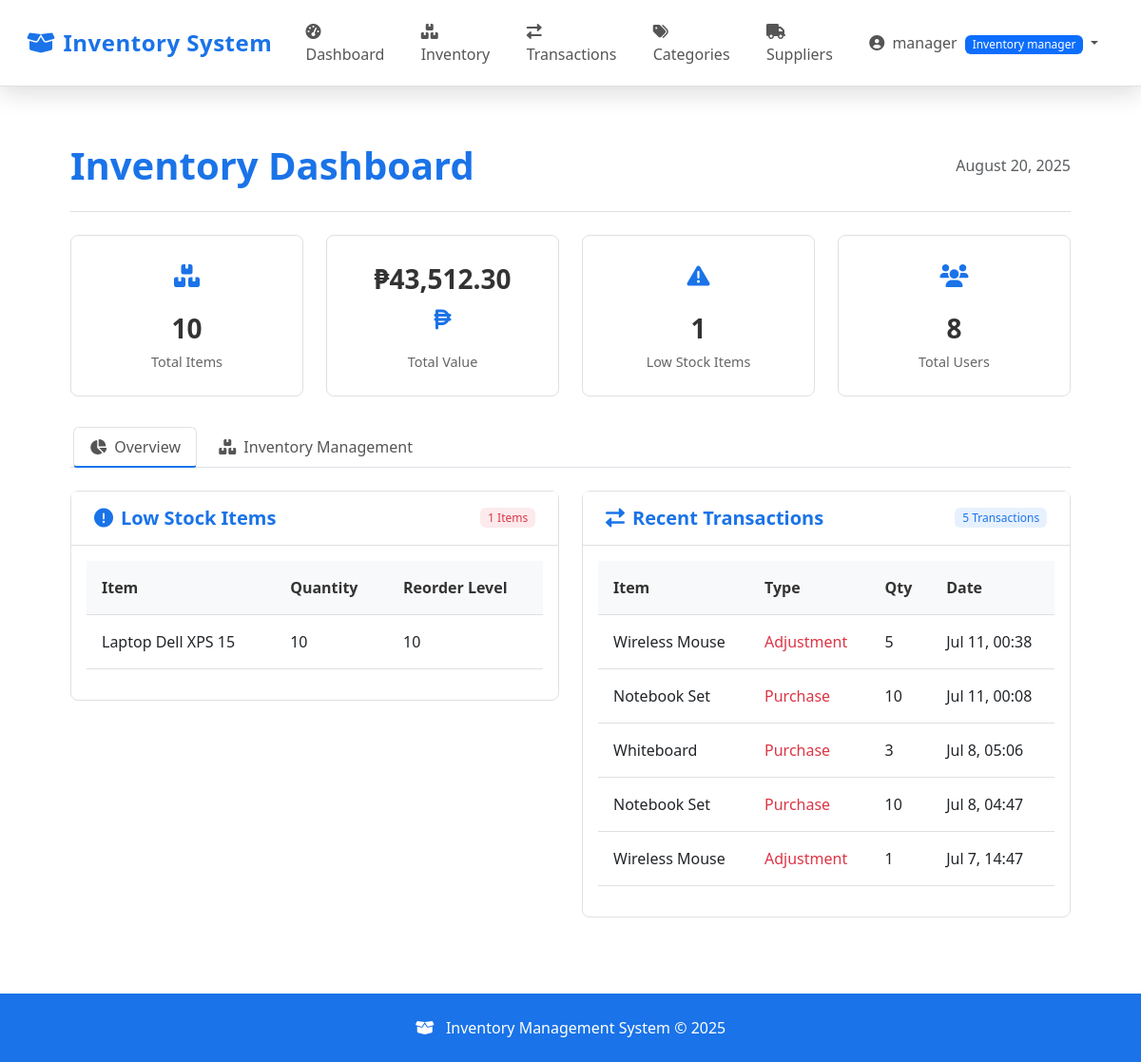
Screenshot of /admin/items.php (signed in) with the database file from the repository.
### tables this page shows
CREATE TABLE `users` (
  `id` int(11) NOT NULL,
  `username` varchar(50) NOT NULL,
  `password` varchar(255) NOT NULL,
  `email` varchar(100) NOT NULL,
  `role` enum('admin','inventory_manager','staff') NOT NULL DEFAULT 'staff',
  `is_active` tinyint(1) DEFAULT 1,
  `created_at` timestamp NOT NULL DEFAULT current_timestamp(),
  `updated_at` timestamp NOT NULL DEFAULT current_timestamp() ON UPDATE current_timestamp()
);

CREATE TABLE `inventory_items` (
  `id` int(11) NOT NULL,
  `name` varchar(255) NOT NULL,
  `description` text DEFAULT NULL,
  `category_id` int(11) NOT NULL,
  `supplier_id` int(11) DEFAULT NULL,
  `quantity` int(11) NOT NULL DEFAULT 0,
  `price` decimal(10,2) NOT NULL,
  `reorder_level` int(11) DEFAULT 10,
  `location` varchar(100) DEFAULT NULL,
  `barcode` varchar(50) DEFAULT NULL,
  `created_at` timestamp NOT NULL DEFAULT current_timestamp(),
  `updated_at` timestamp NOT NULL DEFAULT current_timestamp() ON UPDATE current_timestamp()
);

CREATE TABLE `inventory_transactions` (
  `id` int(11) NOT NULL,
  `item_id` int(11) NOT NULL,
  `user_id` int(11) NOT NULL,
  `transaction_type` enum('purchase','sale','adjustment','transfer') NOT NULL,
  `quantity` int(11) NOT NULL,
  `notes` text DEFAULT NULL,
  `reference_number` varchar(50) DEFAULT NULL,
  `created_at` timestamp NOT NULL DEFAULT current_timestamp()
);

### includes/auth.php (called while the page is built, shortened)
<?php
function isLoggedIn() {
    return isset($_SESSION['user_id']);
}
function hasPermission($permissionName) {
    $conn = getDBConnection();
    $userId = $_SESSION['user_id'];
    $stmt = $conn->prepare("SELECT p.name FROM user_permissions up
                           JOIN permissions p ON up.permission_id = p.id
                           WHERE up.user_id = ? AND p.name = ?");
    $stmt->bind_param("is", $userId, $permissionName);
    $stmt->execute();
    $result = $stmt->get_result();
    if ($result->num_rows > 0) {
        return true;
    }
    $stmt = $conn->prepare("SELECT p.name FROM users u
                           JOIN role_permissions rp ON u.role = rp.role
                           JOIN permissions p ON rp.permission_id = p.id
                           WHERE u.id = ? AND p.name = ?");
    $stmt->bind_param("is", $userId, $permissionName);
    $stmt->execute();
    $result = $stmt->get_result();
    $hasPermission = $result->num_rows > 0;
    return $hasPermission;
}
function getCurrentUserRole() {
    $conn = getDBConnection();
    $stmt = $conn->prepare("SELECT role FROM users WHERE id = ?");
    $stmt->bind_param("i", $_SESSION['user_id']);
    $stmt->execute();
    $result = $stmt->get_result();
    $role = $result->fetch_assoc()['role'];
    return $role;
}

### includes/functions.php (called while the page is built, shortened)
<?php
require_once __DIR__ . '/auth.php';
function getDashboardLink() {
    $role = getCurrentUserRole();
    switch ($role) {
        case 'inventory_manager':
            return BASE_URL . '/manager/dashboard.php';
    }
}

### includes/inventory_functions.php (called while the page is built, shortened)
<?php
require_once __DIR__ . '/functions.php';
function getLowStockItems($threshold = null) {
    $conn = getDBConnection();
    if ($threshold === null) {
        $sql = "SELECT i.*, c.name as category_name
                FROM inventory_items i
                LEFT JOIN categories c ON i.category_id = c.id
                WHERE i.quantity <= i.reorder_level
                ORDER BY i.quantity ASC";
        $stmt = $conn->prepare($sql);
    }
    $stmt->execute();
    $result = $stmt->get_result();
    $items = [];
    while ($row = $result->fetch_assoc()) {
        $items[] = $row;
    }
    return $items;
}
?>

### admin/items.php (the view, shortened to what this page needs)
<?php
require_once __DIR__ . '/../includes/auth.php';
require_once __DIR__ . '/../includes/inventory_functions.php';
$conn = getDBConnection();
$stats = [
    'total_items' => $conn->query("SELECT COUNT(*) as count FROM inventory_items")->fetch_assoc()['count'],
    'total_value' => $conn->query("SELECT SUM(quantity * price) as total FROM inventory_items")->fetch_assoc()['total'],
    'low_stock' => $conn->query("SELECT COUNT(*) as count FROM inventory_items WHERE quantity <= reorder_level")->fetch_assoc()['count'],
    'total_users' => $conn->query("SELECT COUNT(*) as count FROM users")->fetch_assoc()['count'],
    'recent_transactions' => $conn->query("SELECT t.*, i.name as item_name, u.username as user_name
                                          FROM inventory_transactions t
                                          JOIN inventory_items i ON t.item_id = i.id
                                          JOIN users u ON t.user_id = u.id
                                          ORDER BY t.created_at DESC LIMIT 5")->fetch_all(MYSQLI_ASSOC)
];
$lowStockItems = getLowStockItems();
?>
<?php include __DIR__ . '/../includes/header.php'; ?>
<div class="dashboard-container">
    <div class="dashboard-header">
        <div class="d-flex justify-content-between align-items-center">
            <h1 class="dashboard-title">Inventory Dashboard</h1>
            <div class="text-muted">
                <?php echo date('F j, Y'); ?>
            </div>
        </div>
    </div>
    <div class="stats-grid">
        <div class="stat-card">
            <div class="stat-icon">
                <i class="fas fa-boxes"></i>
            </div>
            <div class="stat-value"><?php echo $stats['total_items']; ?></div>
            <div class="stat-label">Total Items</div>
        </div>
        <div class="stat-card">
            <div class="stat-value">₱<?php echo number_format($stats['total_value'], 2); ?></div>
            <div class="stat-icon">
                <i class="fas fa-peso-sign"></i>
            </div>
            <div class="stat-label">Total Value</div>
        </div>
        <div class="stat-card">
            <div class="stat-icon">
                <i class="fas fa-exclamation-triangle"></i>
            </div>
            <div class="stat-value"><?php echo $stats['low_stock']; ?></div>
            <div class="stat-label">Low Stock Items</div>
        </div>
        <div class="stat-card">
            <div class="stat-icon">
                <i class="fas fa-users"></i>
            </div>
            <div class="stat-value"><?php echo $stats['total_users']; ?></div>
            <div class="stat-label">Total Users</div>
        </div>
    </div>
    <ul class="nav nav-tabs" id="inventoryTabs" role="tablist">
        <li class="nav-item" role="presentation">
            <button class="nav-link active" id="overview-tab" data-bs-toggle="tab" data-bs-target="#overview" type="button" role="tab">
                <i class="fas fa-chart-pie me-2"></i>Overview
            </button>
        </li>
        <li class="nav-item" role="presentation">
            <button class="nav-link" id="management-tab" data-bs-toggle="tab" data-bs-target="#management" type="button" role="tab">
                <i class="fas fa-boxes me-2"></i>Inventory Management
            </button>
        </li>
    </ul>
    <div class="tab-content" id="inventoryTabsContent">
        <div class="tab-pane fade show active" id="overview" role="tabpanel">
            <div class="row">
                <div class="col-md-6">
                    <div class="card">
                        <div class="card-header">
                            <div class="d-flex justify-content-between align-items-center">
                                <h5><i class="fas fa-exclamation-circle me-2"></i>Low Stock Items</h5>
                                <span class="badge badge-danger"><?php echo count($lowStockItems); ?> Items</span>
                            </div>
                        </div>
                        <div class="card-body">
                            <?php if (!empty($lowStockItems)): ?>
                                <div class="table-responsive">
                                    <table class="table">
                                        <thead>
                                            <tr>
                                                <th>Item</th>
                                                <th>Quantity</th>
                                                <th>Reorder Level</th>
                                            </tr>
                                        </thead>
                                        <tbody>
                                            <?php foreach ($lowStockItems as $item): ?>
                                                <tr>
                                                    <td><?php echo htmlspecialchars($item['name']); ?></td>
                                                    <td><?php echo $item['quantity']; ?></td>
                                                    <td><?php echo $item['reorder_level']; ?></td>
                                                </tr>
                                            <?php endforeach; ?>
                                        </tbody>
                                    </table>
                                </div>
                            <?php else: ?>
                                <div class="alert alert-success">
                                    <i class="fas fa-check-circle me-2"></i> No low stock items
                                </div>
                            <?php endif; ?>
                        </div>
                    </div>
                </div>
                <div class="col-md-6">
                    <div class="card">
                        <div class="card-header">
                            <div class="d-flex justify-content-between align-items-center">
                                <h5><i class="fas fa-exchange-alt me-2"></i>Recent Transactions</h5>
                                <span class="badge badge-primary"><?php echo count($stats['recent_transactions']); ?> Transactions</span>
                            </div>
                        </div>
                        <div class="card-body">
                            <?php if (!empty($stats['recent_transactions'])): ?>
                                <div class="table-responsive">
                                    <table class="table">
                                        <thead>
                                            <tr>
                                                <th>Item</th>
                                                <th>Type</th>
                                                <th>Qty</th>
                                                <th>Date</th>
                                            </tr>
                                        </thead>
                                        <tbody>
                                            <?php foreach ($stats['recent_transactions'] as $txn): ?>
                                                <tr>
                                                    <td><?php echo htmlspecialchars($txn['item_name']); ?></td>
                                                    <td>
                                                        <span style="color: <?php echo $txn['transaction_type'] === 'in' ? '#28a745' : '#dc3545'; ?>">
                                                            <?php echo ucfirst($txn['transaction_type']); ?>
                                                        </span>
                                                    </td>
                                                    <td><?php echo $txn['quantity']; ?></td>
                                                    <td><?php echo date('M j, H:i', strtotime($txn['created_at'])); ?></td>
                                                </tr>
                                            <?php endforeach; ?>
                                        </tbody>
                                    </table>
                                </div>
                            <?php else: ?>
                                <div class="alert alert-info">
                                    <i class="fas fa-info-circle me-2"></i> No recent transactions
                                </div>
                            <?php endif; ?>
                        </div>
                    </div>
                </div>
            </div>
        </div>
    </div>
</div>
<?php include __DIR__ . '/../includes/footer.php'; ?>

### includes/header.php (shortened to what this page needs)
<?php
require_once __DIR__ . '/auth.php';
require_once __DIR__ . '/functions.php';
function getBasePath() {
    $role = getCurrentUserRole();
    return BASE_URL . '/' . ($role === 'admin' ? 'admin' : ($role === 'inventory_manager' ? 'manager' : 'staff'));
}
$basePath = getBasePath();
?>
<!DOCTYPE html>
<html lang="en">
<head>
    <link href="https://cdn.jsdelivr.net/npm/bootstrap@5.3.0/dist/css/bootstrap.min.css" rel="stylesheet">
    <link rel="stylesheet" href="https://cdnjs.cloudflare.com/ajax/libs/font-awesome/6.0.0/css/all.min.css">
</head>
<body>
    <nav class="navbar navbar-expand-lg navbar-light">
        <div class="container-fluid">
            <a class="navbar-brand" href="<?= BASE_URL ?>/index.php">
                <i class="fas fa-box-open me-2"></i>Inventory System
            </a>
            <div class="collapse navbar-collapse" id="navbarNav">
                <ul class="navbar-nav me-auto">
                    <?php if (isLoggedIn()): ?>
                        <li class="nav-item">
                            <a class="nav-link" href="<?= getDashboardLink() ?>">
                                <i class="fas fa-tachometer-alt me-1"></i> Dashboard
                            </a>
                        </li>
                        <?php if (hasPermission('view_inventory')): ?>
                            <li class="nav-item">
                                <a class="nav-link" href="<?= $basePath ?>/items.php">
                                    <i class="fas fa-boxes me-1"></i> Inventory
                                </a>
                            </li>
                        <?php endif; ?>
                        <?php if (hasPermission('view_transactions')): ?>
                            <li class="nav-item">
                                <a class="nav-link" href="<?= $basePath ?>/transactions.php">
                                    <i class="fas fa-exchange-alt me-1"></i> Transactions
                                </a>
                            </li>
                        <?php endif; ?>
                        <?php if (hasPermission('manage_categories')): ?>
                            <li class="nav-item">
                                <a class="nav-link" href="<?= $basePath ?>/categories.php">
                                    <i class="fas fa-tags me-1"></i> Categories
                                </a>
                            </li>
                        <?php endif; ?>
                        <?php if (hasPermission('manage_suppliers')): ?>
                            <li class="nav-item">
                                <a class="nav-link" href="<?= $basePath ?>/suppliers.php">
                                    <i class="fas fa-truck me-1"></i> Suppliers
                                </a>
                            </li>
                        <?php endif; ?>
                    <?php endif; ?>
                </ul>
                <ul class="navbar-nav">
                    <?php if (isLoggedIn()): ?>
                        <li class="nav-item dropdown">
                            <a class="nav-link dropdown-toggle" href="#" id="navbarDropdown" role="button" data-bs-toggle="dropdown">
                                <i class="fas fa-user-circle me-1"></i>
                                <?php echo htmlspecialchars($_SESSION['username']); ?>
                                <span class="badge bg-primary text-white ms-1"><?php echo ucfirst(str_replace('_', ' ', getCurrentUserRole())); ?></span>
                            </a>
                        </li>
                    <?php endif; ?>
                </ul>
            </div>
        </div>
    </nav>
    <div class="container mt-4">
</body>
</html>

### rows the page displays
users: role "Inventory manager"
inventory_items: name "Laptop Dell XPS 15", quantity "10", reorder_level "10"
inventory_transactions: item.name "Wireless Mouse", transaction_type "Adjustment", quantity "5", created_at "Jul 11, 00:38"
inventory_transactions: item.name "Notebook Set", transaction_type "Purchase", quantity "10", created_at "Jul 11, 00:08"
inventory_transactions: item.name "Whiteboard", transaction_type "Purchase", quantity "3", created_at "Jul 8, 05:06"
inventory_transactions: item.name "Notebook Set", transaction_type "Purchase", quantity "10", created_at "Jul 8, 04:47"
inventory_transactions: item.name "Wireless Mouse", transaction_type "Adjustment", quantity "1", created_at "Jul 7, 14:47"

### other values shown
$_SESSION['username'] "manager"
$stats['total_items'] "10"
$stats['total_value'] "43,512.30"
$stats['low_stock'] "1"
$stats['total_users'] "8"
count($lowStockItems) "1"
count($stats['recent_transactions']) "5"
